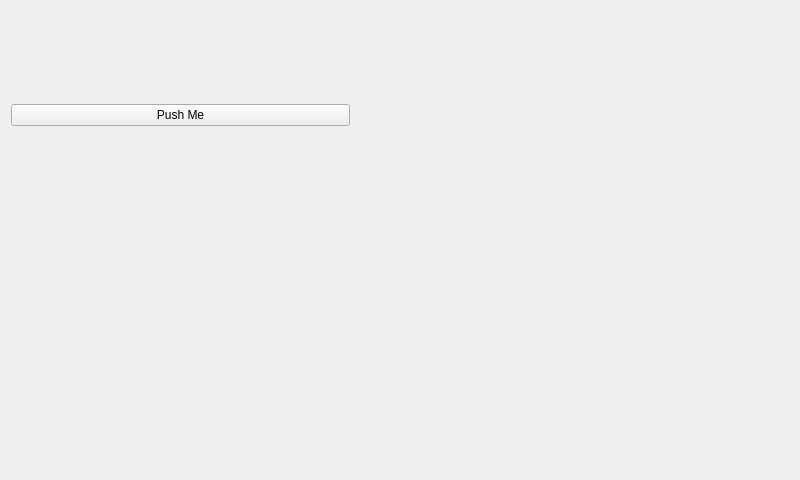
<?xml version="1.0" encoding="UTF-8"?>
<ui version="4.0">
 <class>MainWindow</class>
 <widget class="QMainWindow" name="MainWindow">
  <property name="geometry">
   <rect>
    <x>0</x>
    <y>0</y>
    <width>800</width>
    <height>480</height>
   </rect>
  </property>
  <property name="windowTitle">
   <string>MainWindow</string>
  </property>
  <widget class="QWidget" name="centralWidget">
   <widget class="QWidget" name="verticalLayoutWidget">
    <property name="geometry">
     <rect>
      <x>0</x>
      <y>0</y>
      <width>361</width>
      <height>231</height>
     </rect>
    </property>
    <layout class="QVBoxLayout" name="verticalLayout">
     <item>
      <widget class="QPushButton" name="pushButton">
       <property name="text">
        <string>Push Me</string>
       </property>
      </widget>
     </item>
    </layout>
   </widget>
  </widget>
 </widget>
 <layoutdefault spacing="6" margin="11"/>
 <resources/>
 <connections/>
</ui>
